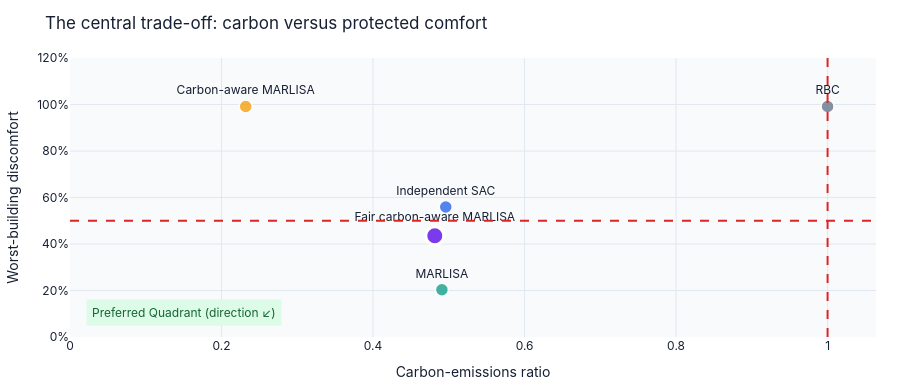

Notebook cell for this chart:
### Markdown cell above
## c) The Central Trade off: Carbon Emissions vs Discomfort

### Code cell
def tradeoff_figure(summary: pd.DataFrame, focus: str) -> go.Figure:
    """Carbon versus worst-building discomfort trade-off."""
    fig = go.Figure()
    for row in summary.itertuples(index=False):
        selected = row.model == focus
        fig.add_trace(
            go.Scatter(
                x=[row.carbon_ratio],
                y=[row.worst_discomfort],
                mode="markers+text",
                text=[row.controller],
                textposition="top center",
                marker=dict(
                    size=18 if selected else 13,
                    color=row.color,
                    line=dict(color="#FFFFFF", width=3 if selected else 1.5),
                    opacity=1.0 if selected else 0.78,
                ),
                customdata=[[row.average_discomfort, row.discomfort_gap]],
                hovertemplate=(
                    "%{text}<br>Carbon ratio: %{x:.3f}<br>"
                    "Worst discomfort: %{y:.1%}<br>"
                    "Average discomfort: %{customdata[0]:.1%}<br>"
                    "Gap: %{customdata[1]:.1%}<extra></extra>"
                ),
                showlegend=False,
            )
        )
    fig.add_hline(y=0.5, line_dash="dash", line_color="#DC2626")
    fig.add_vline(x=1.0, line_dash="dash", line_color="#DC2626")
    fig.add_annotation(
        x=0.02,
        y=0.04,
        xref="paper",
        yref="paper",
        text="Preferred Quadrant (direction ↙)",
        showarrow=False,
        font=dict(color="#166534", size=12),
        bgcolor="#DCFCE7",
        borderpad=5,
    )
    fig.update_layout(title="The central trade-off: carbon versus protected comfort")
    fig.update_xaxes(title="Carbon-emissions ratio", rangemode="tozero")
    fig.update_yaxes(
        title="Worst-building discomfort",
        range=[0, 1.2],
        tickformat=".0%",
    )
    return _base_layout(fig)

tradeoff_figure_output = tradeoff_figure(summary, focus="fair_carbon_aware_marlisa")
tradeoff_figure_output

### Figure 1 — Plotly figure (JSON) as saved in the notebook; plotly's stock layout.template omitted (floating-point values rounded to 4 significant figures)
{"data": [{"customdata": [[0.9821, 0.02682]], "hovertemplate": "%{text}<br>Carbon ratio: %{x:.3f}<br>Worst discomfort: %{y:.1%}<br>Average discomfort: %{customdata[0]:.1%}<br>Gap: %{customdata[1]:.1%}<extra></extra>", "marker": {"color": "#64748B", "line": {"color": "#FFFFFF", "width": 1.5}, "opacity": 0.78, "size": 13}, "mode": "markers+text", "showlegend": false, "text": ["RBC"], "textposition": "top center", "type": "scatter", "x": [1.0], "y": [0.9915]}, {"customdata": [[0.2715, 0.5393]], "hovertemplate": "%{text}<br>Carbon ratio: %{x:.3f}<br>Worst discomfort: %{y:.1%}<br>Average discomfort: %{customdata[0]:.1%}<br>Gap: %{customdata[1]:.1%}<extra></extra>", "marker": {"color": "#2563EB", "line": {"color": "#FFFFFF", "width": 1.5}, "opacity": 0.78, "size": 13}, "mode": "markers+text", "showlegend": false, "text": ["Independent SAC"], "textposition": "top center", "type": "scatter", "x": [0.496], "y": [0.5593]}, {"customdata": [[0.156, 0.1034]], "hovertemplate": "%{text}<br>Carbon ratio: %{x:.3f}<br>Worst discomfort: %{y:.1%}<br>Average discomfort: %{customdata[0]:.1%}<br>Gap: %{customdata[1]:.1%}<extra></extra>", "marker": {"color": "#0F9D8A", "line": {"color": "#FFFFFF", "width": 1.5}, "opacity": 0.78, "size": 13}, "mode": "markers+text", "showlegend": false, "text": ["MARLISA"], "textposition": "top center", "type": "scatter", "x": [0.4909], "y": [0.2034]}, {"customdata": [[0.9603, 0.06211]], "hovertemplate": "%{text}<br>Carbon ratio: %{x:.3f}<br>Worst discomfort: %{y:.1%}<br>Average discomfort: %{customdata[0]:.1%}<br>Gap: %{customdata[1]:.1%}<extra></extra>", "marker": {"color": "#F59E0B", "line": {"color": "#FFFFFF", "width": 1.5}, "opacity": 0.78, "size": 13}, "mode": "markers+text", "showlegend": false, "text": ["Carbon-aware MARLISA"], "textposition": "top center", "type": "scatter", "x": [0.2319], "y": [0.9915]}, {"customdata": [[0.3468, 0.1353]], "hovertemplate": "%{text}<br>Carbon ratio: %{x:.3f}<br>Worst discomfort: %{y:.1%}<br>Average discomfort: %{customdata[0]:.1%}<br>Gap: %{customdata[1]:.1%}<extra></extra>", "marker": {"color": "#7C3AED", "line": {"color": "#FFFFFF", "width": 3}, "opacity": 1.0, "size": 18}, "mode": "markers+text", "showlegend": false, "text": ["Fair carbon-aware MARLISA"], "textposition": "top center", "type": "scatter", "x": [0.4815], "y": [0.4353]}], "layout": {"annotations": [{"bgcolor": "#DCFCE7", "borderpad": 5, "font": {"color": "#166534", "size": 12}, "showarrow": false, "text": "Preferred Quadrant (direction ↙)", "x": 0.02, "xref": "paper", "y": 0.04, "yref": "paper"}], "font": {"color": "#172033", "family": "Inter, Arial, sans-serif"}, "height": 390, "hoverlabel": {"bgcolor": "#172033", "font": {"color": "#FFFFFF"}}, "legend": {"orientation": "h", "x": 0, "y": 1.02, "yanchor": "bottom"}, "margin": {"b": 50, "l": 54, "r": 24, "t": 58}, "paper_bgcolor": "#FFFFFF", "plot_bgcolor": "#F8FAFC", "shapes": [{"line": {"color": "#DC2626", "dash": "dash"}, "type": "line", "x0": 0, "x1": 1, "xref": "x domain", "y0": 0.5, "y1": 0.5, "yref": "y"}, {"line": {"color": "#DC2626", "dash": "dash"}, "type": "line", "x0": 1.0, "x1": 1.0, "xref": "x", "y0": 0, "y1": 1, "yref": "y domain"}], "title": {"text": "The central trade-off: carbon versus protected comfort"}, "xaxis": {"gridcolor": "#E2E8F0", "rangemode": "tozero", "title": {"text": "Carbon-emissions ratio"}, "zeroline": false}, "yaxis": {"gridcolor": "#E2E8F0", "range": [0, 1.2], "tickformat": ".0%", "title": {"text": "Worst-building discomfort"}, "zeroline": false}}}
